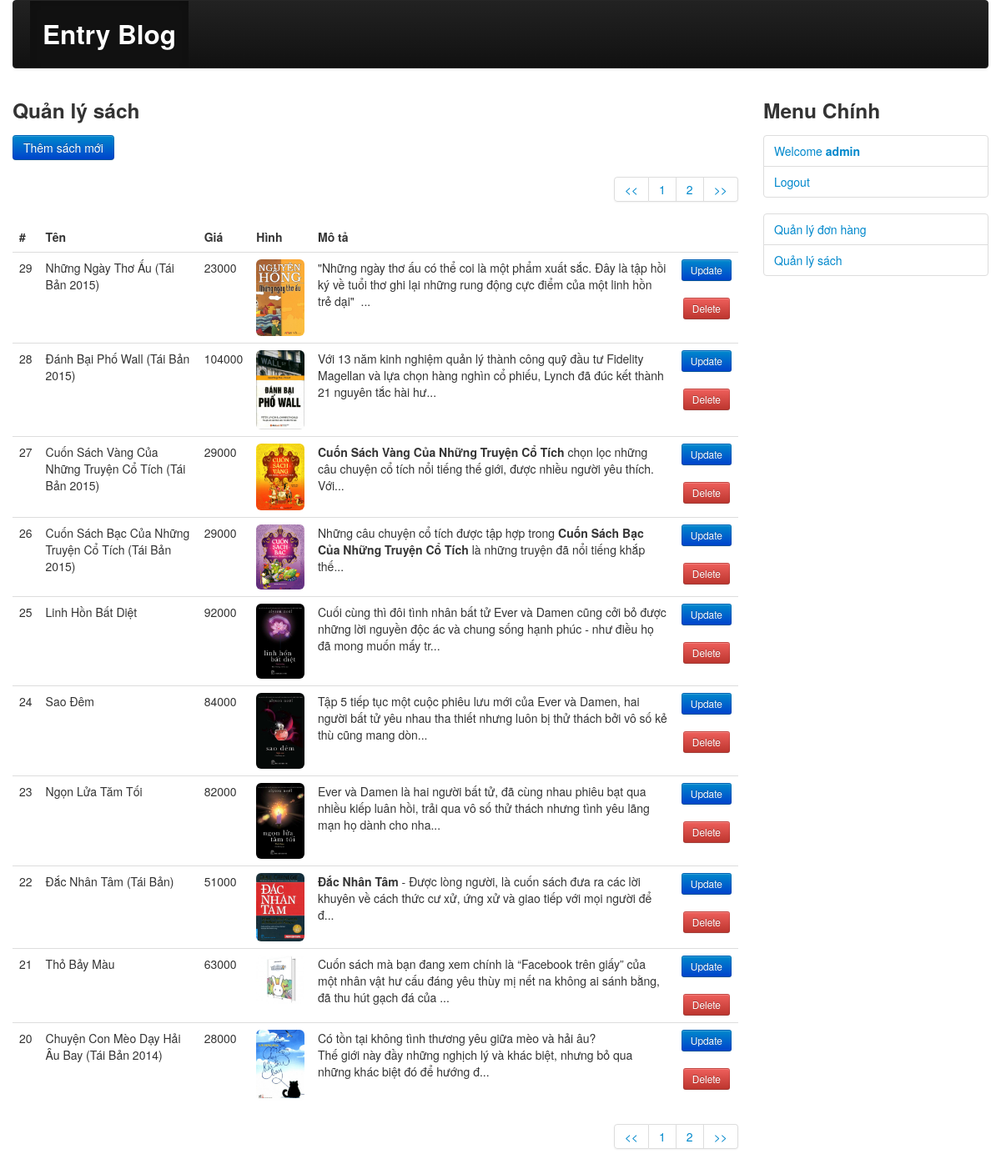
/admin/index.php?c=book&m=list (signed in), run on the app's committed database.
### tables this page shows
CREATE TABLE IF NOT EXISTS `books` (
  `id` int(10) unsigned NOT NULL AUTO_INCREMENT,
  `name` varchar(100) NOT NULL,
  `price` float NOT NULL,
  `image` varchar(200) NOT NULL,
  `description` text NOT NULL,
  PRIMARY KEY (`id`)
);

### includes/common.php (called while the page is built, shortened)
<?php
function render($file, $data) {
    extract($data);
    include ROOT . DS . 'views' . DS . $file;
}

### admin/controllers/book.php (called while the page is built, shortened)
<?php
function book_list() {
    $data = array();
    $currentUser = adminLogged();
    if(isset($_GET['pagenum'])){
        $pagenum=$_GET['pagenum'];
    }else{
        $pagenum=0;
    }
    if($currentUser){
        $data['books'] = model('book')->getTen($pagenum);
        if(model('book')->getCount()%10===0)
            $data['pages'] = intval(model('book')->getCount())/10;
        else
            $data['pages'] = intval(model('book')->getCount()/10)+1;
        $data['pagenum'] = $pagenum;
        $data['template_file'] = 'book/list.php';
        render('layout.php', $data);
    }else{
        redirect('/index.php?c=admin&m=login');
    }
}

### admin/index.php (called while the page is built, shortened)
<?php
require ROOT . DS . '..' . DS . 'includes' . DS . 'common.php';
$controller = empty($_GET['c']) ? 'admin' : strtolower($_GET['c']);
$method = empty($_GET['m']) ? 'index' : strtolower($_GET['m']);
$c_file = ROOT . DS . 'controllers' . DS . $controller . '.php';
$m_func = $controller . '_' . $method;
if (is_readable($c_file)) {
    call_user_func($m_func);
} else {
    die("Page not found !");
}

### includes/db.php (called while the page is built, shortened)
<?php
function db_get_all($sql) {
    $result = mysql_query($sql);
    $data = array();
    if ($result) {
        while ($row = mysql_fetch_assoc($result)) {
            $data[] = $row;
        }
    }
    return $data;
}

### admin/models/book.php (called while the page is built, shortened)
<?php
class Book extends Model {
    public function getTen($page_number){
        $offset=$page_number*10;
        $sql="SELECT id, name, price, image, substring(description, 1, 150) as description from books
                order by id desc
                limit 10
                offset ".esc($offset);
        return db_get_all($sql);
    }
}

### admin/views/book/list.php (the view, shortened to what this page needs)
<h3>Quản lý sách</h3>
<p>
    <a href="index.php?c=book&m=add" class="btn btn-primary">Thêm sách mới</a>
    <div class="pagination text-right">
      <ul>
        <li><a href="/admin/index.php?c=book&m=list&pagenum=<?php if($pagenum==0){echo 0;}else{echo $pagenum-1;} ?>"><<</a></li>
        <?php for ($i=1; $i<=$pages ; $i++): ?>
            <li><a href="/admin/index.php?c=book&m=list&pagenum=<?php echo $i-1 ?>"><?php echo $i ?></a></li>
        <?php endfor; ?>
        <li><a href="/admin/index.php?c=book&m=list&pagenum=<?php if($pagenum==$pages-1){echo $pages-1;}else{echo $pagenum+1;} ?>">>></a></li>
      </ul>
    </div>
</p>
<table class="table table-hover">
    <thead>
        <th>#</th>
        <th>Tên</th>
        <th>Giá</th>
        <th>Hình</th>
        <th>Mô tả</th>
        <th></th>
    </thead>
    <?php
        foreach ($books as $b):
    ?>
    <tr>
        <td><?php echo $b['id']; ?></td>
        <td><?php echo $b['name']; ?></td>
        <td><?php echo $b['price']; ?></td>
        <td>
            <img width="100px" height="100px" src="<?php echo '../../../images/'.$b['image']; ?>" class="img-rounded">
        </td>
        <td><?php echo $b['description'].'...'; ?></td>
        <td>
            <div class="text-center">
                <button class="btn btn-small btn-primary" onclick="location.href='/admin/index.php?c=book&m=update&bookid=<?php echo $b['id'] ?>';">Update</button><br><br>
                <button type="button" class="mimi btn btn-small btn-danger" data-toggle="modal" data-target="#deleteModal" data-id="<?php echo $b['id'] ?>" data-image="<?php echo $b['image'] ?>" data-name="<?php echo $b['name'] ?>">Delete</button>
            </div>
        </td>
    </tr>
    <?php
        endforeach;
    ?>
</table>
<div class="pagination text-right">
  <ul>
    <li><a href="/admin/index.php?c=book&m=list&pagenum=<?php if($pagenum==0){echo 0;}else{echo $pagenum-1;} ?>"><<</a></li>
    <?php for ($i=1; $i<=$pages ; $i++): ?>
        <li><a href="/admin/index.php?c=book&m=list&pagenum=<?php echo $i-1 ?>"><?php echo $i ?></a></li>
    <?php endfor; ?>
    <li><a href="/admin/index.php?c=book&m=list&pagenum=<?php if($pagenum==$pages-1){echo $pages-1;}else{echo $pagenum+1;} ?>">>></a></li>
  </ul>
</div>

### styles/css/styles.css (style rules this page uses)
.text-right { text-align: right !important; }
.text-center { text-align: center !important; }

### data on the page
books: id "29", name "Những Ngày Thơ Ấu (Tái Bản 2015)", price "23000", image (picture), description "\"Những ngày thơ ấu có thể coi là một phẩm xuất sắc. Đây là tập hồi ký về tuổi thơ ghi lại những rung động cực điểm của một linh hồn trẻ dại\""
books: id "28", name "Đánh Bại Phố Wall (Tái Bản 2015)", price "104000", image (picture), description "Với 13 năm kinh nghiệm quản lý thành công quỹ đầu tư Fidelity Magellan và lựa chọn hàng nghìn cổ phiếu, Lynch đã đúc kết thành 21 nguyên tắc hài hư"
books: id "27", name "Cuốn Sách Vàng Của Những Truyện Cổ Tích (Tái Bản 2015)", price "29000", image (picture), description "Cuốn Sách Vàng Của Những Truyện Cổ Tích chọn lọc những câu chuyện cổ tích nổi tiếng thế giới, được nhiều người yêu thích. Với"
books: id "26", name "Cuốn Sách Bạc Của Những Truyện Cổ Tích (Tái Bản 2015)", price "29000", image (picture), description "Những câu chuyện cổ tích được tập hợp trong Cuốn Sách Bạc Của Những Truyện Cổ Tích là những truyện đã nổi tiếng khắp thế"
books: id "25", name "Linh Hồn Bất Diệt", price "92000", image (picture), description "Cuối cùng thì đôi tình nhân bất tử Ever và Damen cũng cởi bỏ được những lời nguyền độc ác và chung sống hạnh phúc - như điều họ đã mong muốn mấy tr"
books: id "24", name "Sao Đêm", price "84000", image (picture), description "Tập 5 tiếp tục một cuộc phiêu lưu mới của Ever và Damen, hai người bất tử yêu nhau tha thiết nhưng luôn bị thử thách bởi vô số kẻ thù cũng mang dòn"
books: id "23", name "Ngọn Lửa Tăm Tối", price "82000", image (picture), description "Ever và Damen là hai người bất tử, đã cùng nhau phiêu bạt qua nhiều kiếp luân hồi, trải qua vô số thử thách nhưng tình yêu lãng mạn họ dành cho nha"
books: id "22", name "Đắc Nhân Tâm (Tái Bản)", price "51000", image (picture), description "Đắc Nhân Tâm - Được lòng người, là cuốn sách đưa ra các lời khuyên về cách thức cư xử, ứng xử và giao tiếp với mọi người để đ"
books: id "21", name "Thỏ Bảy Màu", price "63000", image (picture), description "Cuốn sách mà bạn đang xem chính là “Facebook trên giấy” của một nhân vật hư cấu đáng yêu thùy mị nết na không ai sánh bằng, đã thu hút gạch đá của"
books: id "20", name "Chuyện Con Mèo Dạy Hải Âu Bay (Tái Bản 2014)", price "28000", image (picture), description "Có tồn tại không tình thương yêu giữa mèo và hải âu? Thế giới này đầy những nghịch lý và khác biệt, nhưng bỏ qua những khác biệt đó để hướng đ"

### other printed values
$logged['username'] "admin"
